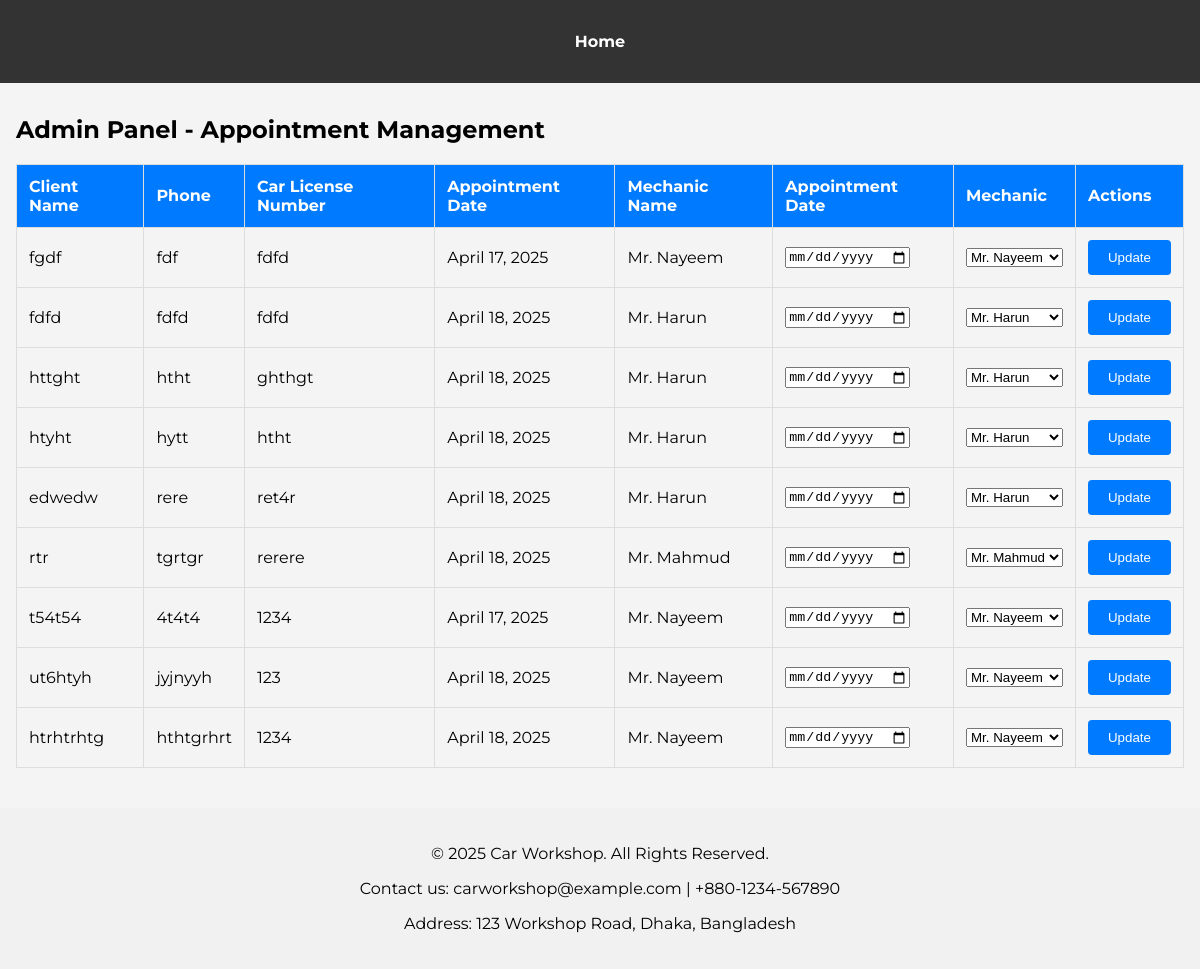
/admin_view/, run on the app's committed database.
### car_workshop/models.py (models this page shows, shortened)
class Appointment(models.Model):
    id = models.AutoField(primary_key=True)
    client_name = models.CharField(max_length=100)
    address = models.TextField()
    phone = models.CharField(max_length=20)
    car_license_number = models.CharField(max_length=20)
    car_engine_number = models.CharField(max_length=20)
    appointment_date = models.DateField()
    mechanic = models.ForeignKey(Mechanic, on_delete=models.CASCADE, db_column='mechanic_id')

class Mechanic(models.Model):
    mechanic_id = models.AutoField(primary_key=True)  # Explicit primary key
    name = models.CharField(max_length=100)
    phone = models.CharField(max_length=20)

### car_workshop/views.py (the view, shortened to what this page needs)
# urls.py: path('admin_view/', views.admin_view, name='admin_view'),
def admin_view(request):
    appointments = Appointment.objects.select_related('mechanic').all()
    mechanics = Mechanic.objects.all()
    return render(request, 'admin_view.html', {
        'appointments': appointments,
        'mechanics': mechanics
    })

### car_workshop/templates/admin_view.html (shortened to what this page needs)
{% extends 'base.html' %}
{% block content %}
<h2>Admin Panel - Appointment Management</h2>
<table border="1" cellpadding="10">
    <tr>
        <th>Client Name</th>
        <th>Phone</th>
        <th>Car License Number</th>
        <th>Appointment Date</th>
        <th>Mechanic Name</th>
        <th>Appointment Date</th>
        <th>Mechanic</th>
        <th>Actions</th>
    </tr>
    {% for appointment in appointments %}
    <tr>
        <form method="post">
            <td>{{ appointment.client_name }}</td>
            <td>{{ appointment.phone }}</td>
            <td>{{ appointment.car_license_number }}</td>
            <td>{{ appointment.appointment_date }}</td>
            <td>{{ appointment.mechanic.name }}</td>
            <td>
                <input type="date" name="new_date" value="{{ appointment.appointment_date }}">
            </td>
            <td>
                <select name="new_mechanic">
                    {% for mechanic in mechanics %}
                        <option value="{{ mechanic.mechanic_id }}"
                            {% if mechanic == appointment.mechanic %}selected{% endif %}>
                            {{ mechanic.name }}
                        </option>
                    {% endfor %}
                </select>
            </td>
            <td>
                <button type="submit">Update</button>
            </td>
        </form>
    </tr>
    {% endfor %}
</table>
{% endblock %}

### templates/base.html (shortened to what this page needs)
{% load static %}
<!DOCTYPE html>
<html lang="en">
<head>
    <link rel="stylesheet" href="{% static 'css/styles.css' %}">
</head>
<body>
    <nav>
        <ul>
            <li><a href="{% url 'index' %}">Home</a></li>
        </ul>
    </nav>
    <div class="container">
        {% block content %}
        {% endblock %}
    </div>
    <footer style="text-align: center; padding: 20px; background-color: #f1f1f1; margin-top: 40px;">
        <p>&copy; 2025 Car Workshop. All Rights Reserved.</p>
        <p>Contact us: carworkshop@example.com | +880-1234-567890</p>
        <p>Address: 123 Workshop Road, Dhaka, Bangladesh</p>
    </footer>
</body>
</html>

### static/css/styles.css (style rules this page uses)
body { font-family: 'Montserrat', sans-serif; margin: 0; padding: 0; background-color: #f4f4f4; }
nav { background-color: #333; padding: 1em; }
nav ul { list-style: none; padding: 0; display: flex; justify-content: center; }
nav ul li { margin: 0 1em; }
nav ul li a { color: white; text-decoration: none; font-weight: bold; }
.container { max-width: 1200px; margin: 2em auto; padding: 0 1em; }
button { background-color: #007bff; color: white; padding: 0.75em 1.5em; border: none; border-radius: 4px; cursor: pointer; }
table { width: 100%; border-collapse: collapse; margin-top: 1em; }
table th, table td { padding: 0.75em; border: 1px solid #ddd; text-align: left; }
table th { background-color: #007bff; color: white; }

### data on the page
Appointment: client_name "fgdf", phone "fdf", car_license_number "fdfd", appointment_date "April 17, 2025", mechanic.name "Mr. Nayeem", new_mechanic "Mr. Nayeem"
Appointment: client_name "fdfd", phone "fdfd", car_license_number "fdfd", appointment_date "April 18, 2025", mechanic.name "Mr. Harun", new_mechanic "Mr. Harun"
Appointment: client_name "httght", phone "htht", car_license_number "ghthgt", appointment_date "April 18, 2025", mechanic.name "Mr. Harun", new_mechanic "Mr. Harun"
Appointment: client_name "htyht", phone "hytt", car_license_number "htht", appointment_date "April 18, 2025", mechanic.name "Mr. Harun", new_mechanic "Mr. Harun"
Appointment: client_name "edwedw", phone "rere", car_license_number "ret4r", appointment_date "April 18, 2025", mechanic.name "Mr. Harun", new_mechanic "Mr. Harun"
Appointment: client_name "rtr", phone "tgrtgr", car_license_number "rerere", appointment_date "April 18, 2025", mechanic.name "Mr. Mahmud", new_mechanic "Mr. Mahmud"
Appointment: client_name "t54t54", phone "4t4t4", car_license_number "1234", appointment_date "April 17, 2025", mechanic.name "Mr. Nayeem", new_mechanic "Mr. Nayeem"
Appointment: client_name "ut6htyh", phone "jyjnyyh", car_license_number "123", appointment_date "April 18, 2025", mechanic.name "Mr. Nayeem", new_mechanic "Mr. Nayeem"
Appointment: client_name "htrhtrhtg", phone "hthtgrhrt", car_license_number "1234", appointment_date "April 18, 2025", mechanic.name "Mr. Nayeem", new_mechanic "Mr. Nayeem"
